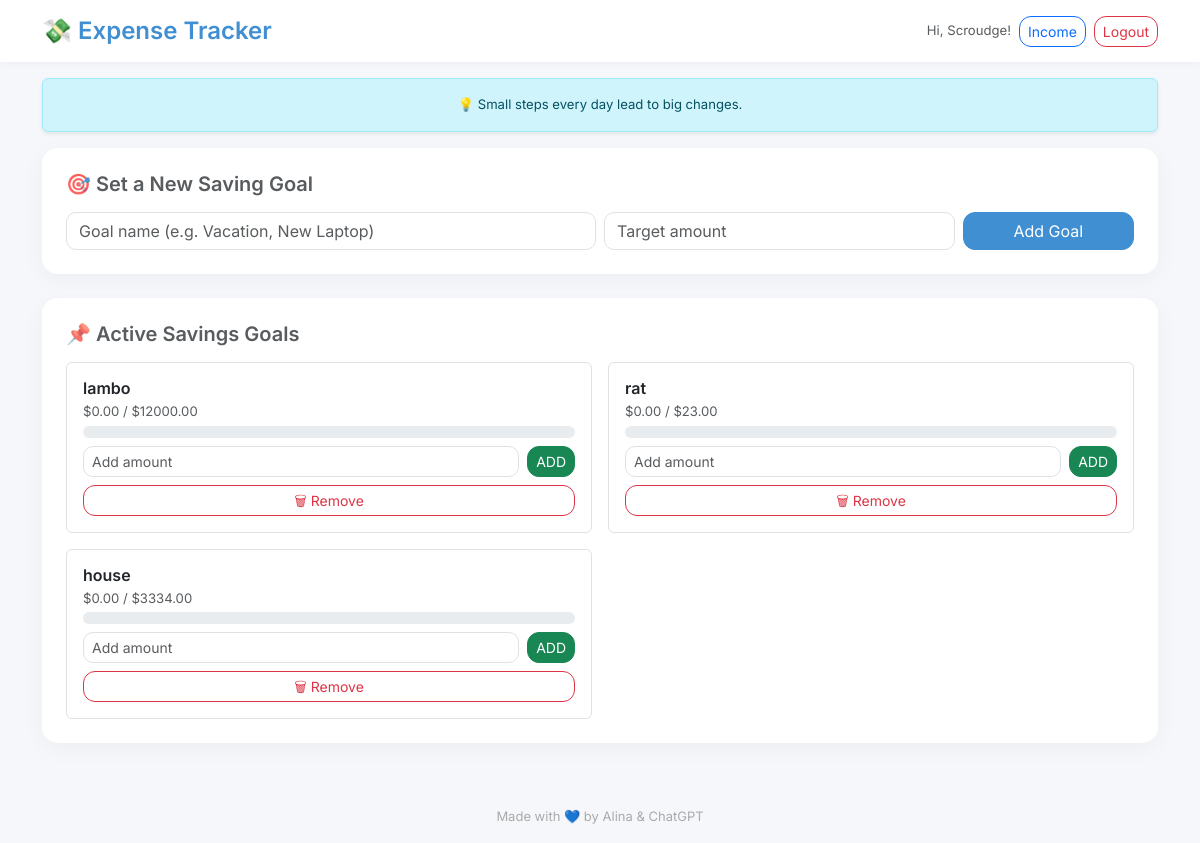
Before: /goals (signed in) with the older database file.
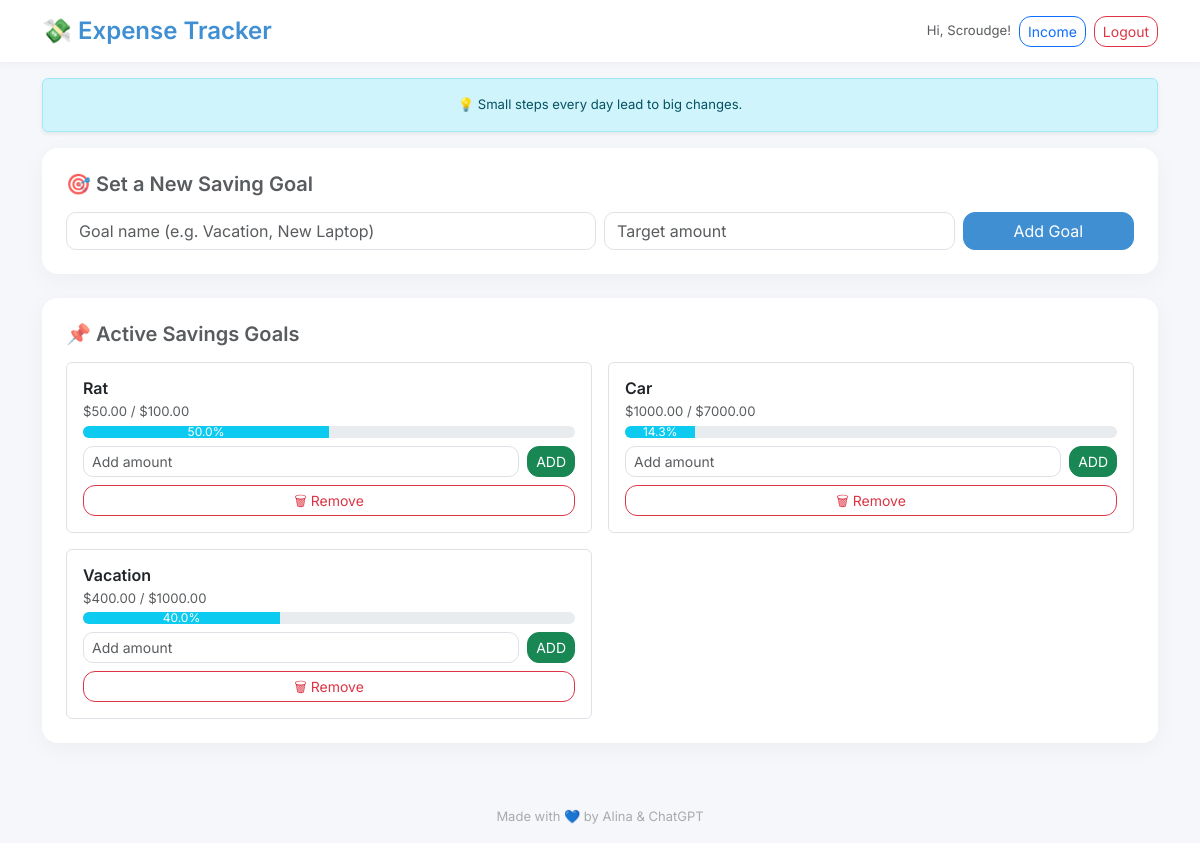
After: the same page with the newer database file.
### app.py (models this page shows)
class SavingGoal(db.Model):
    id = db.Column(db.Integer, primary_key=True)
    name = db.Column(db.String(100), nullable=False)
    target_amount = db.Column(db.Float, nullable=False)
    saved_amount = db.Column(db.Float, default=0.0)
    user_id = db.Column(db.Integer, db.ForeignKey('user.id'), nullable=False)

### app.py (the view, shortened to what this page needs)
@app.route('/goals', methods=['GET', 'POST'])
@login_required
def goals():
    goals = SavingGoal.query.filter_by(user_id=current_user.id).all()
    return render_template('goals.html', goals=goals)

### app.py (called while the page is built)
@login_manager.user_loader
def load_user(user_id):
    return User.query.get(int(user_id))

### templates/goals.html
{% extends "base.html" %}
{% block content %}
<div class="card p-4 mb-4">
    <h5 class="text-muted mb-3">🎯 Set a New Saving Goal</h5>
    <form method="POST" class="row g-2">
        <div class="col-md-6">
            <input type="text" name="name" class="form-control" placeholder="Goal name (e.g. Vacation, New Laptop)"
                required>
        </div>
        <div class="col-md-4">
            <input type="number" step="0.01" name="target" class="form-control" placeholder="Target amount" required>
        </div>
        <div class="col-md-2 d-grid">
            <button type="submit" class="btn btn-primary">Add Goal</button>
        </div>
    </form>
</div>
<div class="card p-4">
    <h5 class="text-muted mb-3">📌 Active Savings Goals</h5>
    <div class="row g-3">
        {% for goal in goals %}
        <div class="col-md-6">
            <div class="border rounded p-3 h-100">
                <h6 class="mb-1">{{ goal.name }}</h6>
                <div class="small text-muted mb-1">${{ '%.2f' | format(goal.saved_amount) }} / ${{ '%.2f' |
                    format(goal.target_amount) }}</div>
                <div class="progress mb-2">
                    <div class="progress-bar bg-info"
                        style="width: {{ (goal.saved_amount / goal.target_amount * 100) | round(1) }}%;">
                        {{ (goal.saved_amount / goal.target_amount * 100) | round(1) }}%
                    </div>
                </div>
                <form method="POST" action="{{ url_for('add_saving', goal_id=goal.id) }}"
                    class="d-flex align-items-center gap-2 mb-2">
                    <input type="number" name="amount" step="0.01" class="form-control form-control-sm"
                        placeholder="Add amount" required>
                    <button type="submit" class="btn btn-sm btn-success">ADD</button>
                </form>
                <form method="POST" action="{{ url_for('delete_goal', goal_id=goal.id) }}">
                    <button type="submit" class="btn btn-sm btn-outline-danger w-100">🗑 Remove</button>
                </form>
            </div>
        </div>
        {% endfor %}
    </div>
</div>
{% endblock %}

Changed rows visible on the page:
changed SavingGoal: name "lambo" → "Rat"; saved_amount "0.00" → "50.00"; target_amount "12000.00" → "100.00"; (goal.saved_amount/goal.target_amount*100)|round(1) (not shown) → "50.0"
changed SavingGoal: name "rat" → "Car"; saved_amount "0.00" → "1000.00"; target_amount "23.00" → "7000.00"; (goal.saved_amount/goal.target_amount*100)|round(1) (not shown) → "14.3"
changed SavingGoal: name "house" → "Vacation"; saved_amount "0.00" → "400.00"; target_amount "3334.00" → "1000.00"; (goal.saved_amount/goal.target_amount*100)|round(1) (not shown) → "40.0"
